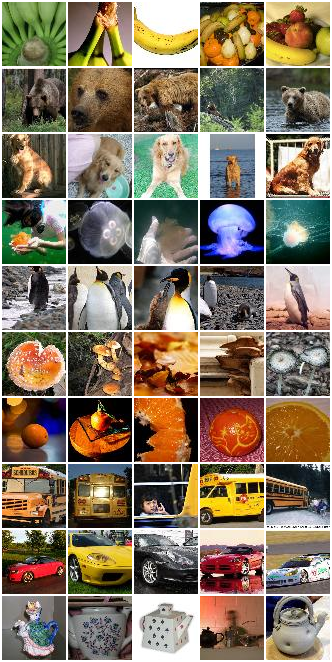
#> input picture docs/phase2/phase2_eda_grid.png, 332 x 662 px
$ python -i build_hog_forest.py   (imports and definitions only)   (older library calls are emulated)
#> lines starting #> are read from the running program, lines starting #| are printed output that depends on the picture
#> further down, picture is the input picture: shape (662, 332, 3); mean B, G, R 98.4, 118.2, 132.4
"""Build a second forest on HOG-like spatial gradient features.

HOG captures LOCAL edge orientation structure in a 4x4 spatial grid.
This is precisely the information the global-statistics forest CANNOT capture:
- Where edges occur (not just how many)
- Local orientation patterns (object shape)
- Spatial relationships between edge regions

Features: 4x4 grid × (4 orientation bins + magnitude) = 80 features
Plus 10 additional spatial shape features = 90 total.
"""

import sys
from pathlib import Path
from collections import Counter
import numpy as np
import cv2

DATA_ROOT = Path(__file__).parent.parent.parent / "data" / "phase2" / "train"

CLASSES = [
    "golden_retriever", "mushroom", "teapot", "school_bus", "banana",
    "orange", "brown_bear", "king_penguin", "jellyfish", "sports_car",
]


def extract_hog_features(image):
    """Extract HOG-like spatial gradient features."""
    gray = cv2.cvtColor(image, cv2.COLOR_BGR2GRAY).astype(np.float32)

    # Compute gradients
    gx = cv2.Sobel(gray, cv2.CV_32F, 1, 0, ksize=3)
    gy = cv2.Sobel(gray, cv2.CV_32F, 0, 1, ksize=3)
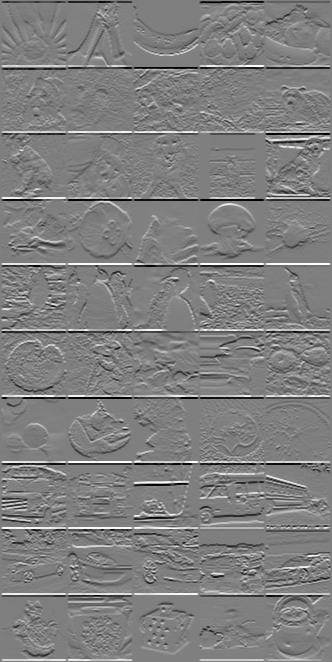
#> gy: shape (662, 332) float32; min -1020, max 1020, mean 0; drawn with min black and max white
    mag = np.sqrt(gx**2 + gy**2)
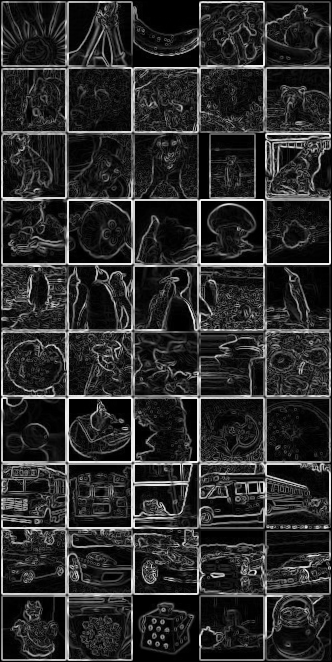
#> mag: shape (662, 332) float32; min 0, max 1081.9, mean 186.7; drawn with min black and max white
    angle = np.arctan2(gy, gx)  # -pi to pi
    angle = (angle + np.pi) * 180.0 / np.pi  # 0 to 360
    angle = angle % 180.0  # unsigned: 0 to 180
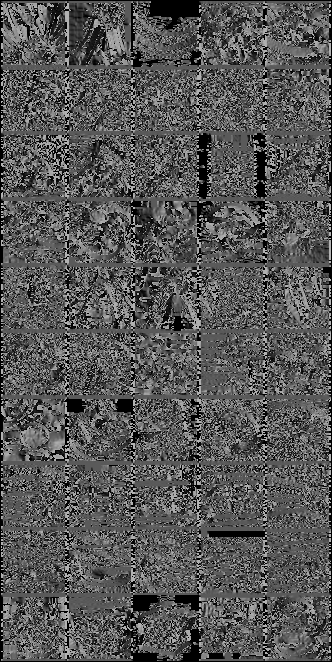
#> angle: shape (662, 332) float32; min 0, max 179.9, mean 86.6

    features = []

    # 4x4 spatial grid, each cell is 16x16
    cell_size = 16
    n_bins = 4
    bin_edges = np.linspace(0, 180, n_bins + 1)

    for row in range(4):
        for col in range(4):
            r0, r1 = row * cell_size, (row + 1) * cell_size
            c0, c1 = col * cell_size, (col + 1) * cell_size
            cell_mag = mag[r0:r1, c0:c1]
            cell_angle = angle[r0:r1, c0:c1]

            # Orientation histogram (magnitude-weighted)
            for b in range(n_bins):
                lo, hi = bin_edges[b], bin_edges[b + 1]
                mask = (cell_angle >= lo) & (cell_angle < hi)
                features.append(float(np.sum(cell_mag[mask])))

            # Mean magnitude
            features.append(float(np.mean(cell_mag)))
#> after the loop, features = 80 values, max 34458.2 at index 35, min 69.71 at index 74, mean 6517

    # Normalize HOG features by total magnitude to be scale-invariant
    total_mag = sum(features[:80]) + 1e-6
#> total_mag = 521360
    features = [f / total_mag for f in features[:80]]
#> features = 80 values, max 0.0661 at index 35, min 0.000134 at index 74, mean 0.0125

    # Additional spatial shape features (10 more)
    edges = cv2.Canny(gray.astype(np.uint8), 50, 150)
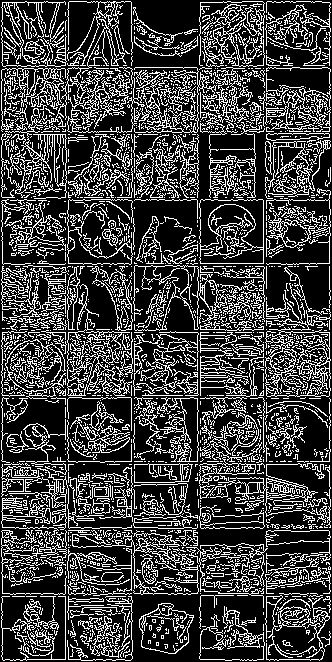
#> edges: shape (662, 332); 25.6% white in thin lines or dots

    # Edge centroid (where is the edge mass?)
    ey, ex = np.where(edges > 0)
    if len(ey) > 10:
        features.append(float(np.mean(ex)) / 64.0)  # x centroid
        features.append(float(np.mean(ey)) / 64.0)  # y centroid
        features.append(float(np.std(ex)) / 32.0)   # x spread
        features.append(float(np.std(ey)) / 32.0)   # y spread
    else:
        features.extend([0.5, 0.5, 0.5, 0.5])

    # Radial edge distribution (3 rings)
    cy, cx = 32, 32
    yy, xx = np.mgrid[0:64, 0:64]
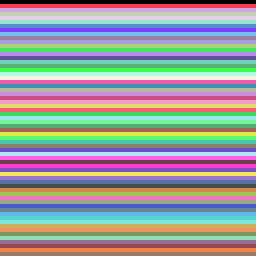
#> yy: shape (64, 64) int64 (shown 4 times larger); 64 distinct labels, from 0 to 63; one colour per label, 0 black
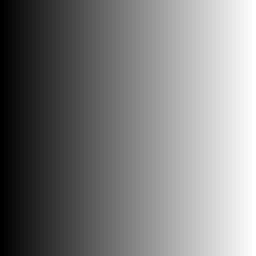
#> xx: shape (64, 64) int64 (shown 4 times larger); min 0, max 63, mean 31.5; drawn with min black and max white
    dist = np.sqrt((yy - cy)**2 + (xx - cx)**2)
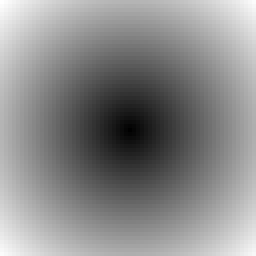
#> dist: shape (64, 64) float64 (shown 4 times larger); min 0, max 45.25, mean 24.5; drawn with min black and max white
#> (the run stopped early here; a loop or call above may not have finished)
